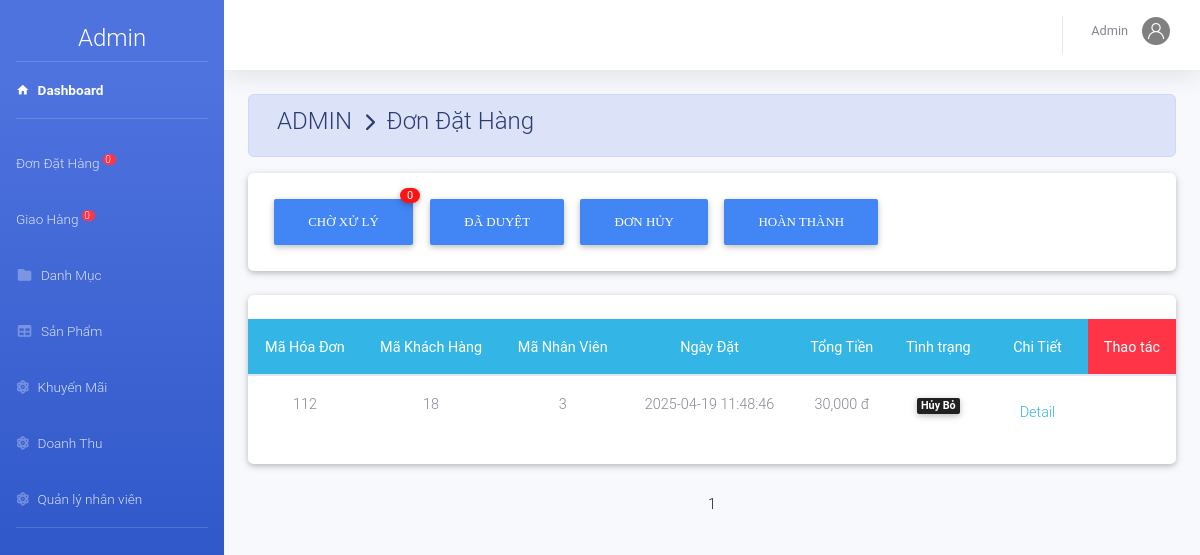
The page /admin/index.php?action=xldathang (signed in) on the database its author committed.
### tables this page shows
CREATE TABLE `hoadon` (
  `MaHD` int(11) NOT NULL,
  `MaKH` int(11) NOT NULL,
  `MaNV` int(11) DEFAULT NULL,
  `NgayDat` datetime DEFAULT current_timestamp(),
  `NgayGiao` datetime DEFAULT NULL,
  `TinhTrang` varchar(20) DEFAULT NULL,
  `TongTien` decimal(10,0) NOT NULL,
  `MaNVGH` varchar(50) DEFAULT NULL
);

### admin/dondathang/dondathang.php (the view, shortened to what this page needs)
<div class="row">
    <div class="col-md-12 grid-margin stretch-card">
        <div class="card">
            <br>
            <table class="table table-hover  text-center ">
                <thead class="badge-info">
                    <tr>
                        <th>Mã Hóa Đơn</th>
                        <th>Mã Khách Hàng</th>
                        <th>Mã Nhân Viên</th>
                        <th>Ngày Đặt</th>
                        <th>Tổng Tiền</th>
                        <th>Tình trạng</th>
                        <th>Chi Tiết</th>
                        <th colspan="2" class="badge-danger">Thao tác</th>
                    </tr>
                </thead>
                <tbody>
                    <?php
		            if(isset($_GET['trang'])){
		                $trang=$_GET['trang'];
		            }
		            else{ $trang=1;}
		            $from =($trang-1)*30;
			 		if(isset($_GET['dk'])){
			 			$dk=$_GET['dk'];
			 			$sql="SELECT * from hoadon  where TinhTrang='".$dk."' Order  by NgayDat DESC LIMIT $from,30";
			 		}else{
			 			$sql="select * from hoadon Order  by NgayDat DESC LIMIT $from,30";
			 		}
					$rs=mysqli_query($conn,$sql); $so=0;
				 	while ($row=mysqli_fetch_array($rs)) { ?>
                    <tr>
                        <td><?php echo $row['MaHD']; ?></td>
                        <td><?php echo $row['MaKH']; ?></td>
                        <td><?php echo $row['MaNV']; ?></td>
                        <td><?php echo $row['NgayDat']; ?></td>
                        <td><?php echo number_format($row['TongTien']).' đ'; ?></td>
                        <td><?php if( $row['TinhTrang']==='chưa duyệt') {?>
                            <label class="badge badge-danger">
                                <font style="vertical-align: inherit;">
                                    <font style="vertical-align: inherit;">Đang chờ xử lý</font>
                                </font>
                            </label>
                            <?php }elseif ($row['TinhTrang']==='Hủy Bỏ') { ?>
                            <label class="badge badge-dark">
                                <font style="vertical-align: inherit;">
                                    <font style="vertical-align: inherit;">Hủy Bỏ</font>
                                </font>
                            </label>
                            <?php } ?>
                        </td>
                        <td><a class="nav-link text-info"
                                href="index.php?action=xldathang&view=ctdh&mahd=<?php echo $row['MaHD']; ?>">Detail </a>
                        </td>
                        <td><?php if($row['TinhTrang']==="chưa duyệt"){echo '<a class="text-info" href="dondathang/xuly.php?action=duyet&mahd='.$row['MaHD'].'" >Duyệt <i class="fas fa-check"></i> </a>';}?>
                        </td>
                        <td><?php if($row['TinhTrang']==="chưa duyệt"){ ?>
                            <a class="text-info"
                                href="dondathang/xuly.php?action=huy&mahd=<?php echo $row['MaHD']; ?>">Hủy<i
                                    class="fas fa-backspace"></i></a>
                        </td>
                        <?php } ?>
                    </tr>
                    <?php	} ?>
                </tbody>
            </table>
        </div><br>
    </div>
    <div class="row m-auto">
        <?php $dk2='';
					if(isset($_GET['dk'])){
					 			$dk2=$_GET['dk'];
					 			$ds_spn1b="SELECT * from hoadon  where TinhTrang='".$dk2."'";
					 		}else{
					 			$ds_spn1b="select * from hoadon";
					 		}
		            $query_dssp2=mysqli_query($conn,$ds_spn1b);
		            $sosp=mysqli_num_rows($query_dssp2);
		            $sotrang = ceil($sosp/30); ?>
        <ul class="pagination justify-content-center">
            <?php for($x=1;$x<=$sotrang;$x++){
						         	if($dk2===''){?>
            <li class="page-item">
                <a class="page-link " href="index.php?action=xldathang&trang=<?php echo $x ?>"><?php echo $x ;?></a>
            </li>
            <?php      }
						      } ?>
        </ul>
    </div>
</div>

### rows shown on the page
hoadon: MaHD "112", MaKH "18", MaNV "3", NgayDat "2025-04-19 11:48:46", TongTien "30,000", TinhTrang "Hủy Bỏ"

### other values the page prints
$dem "0"
$nv['TenNV'] "Admin"
